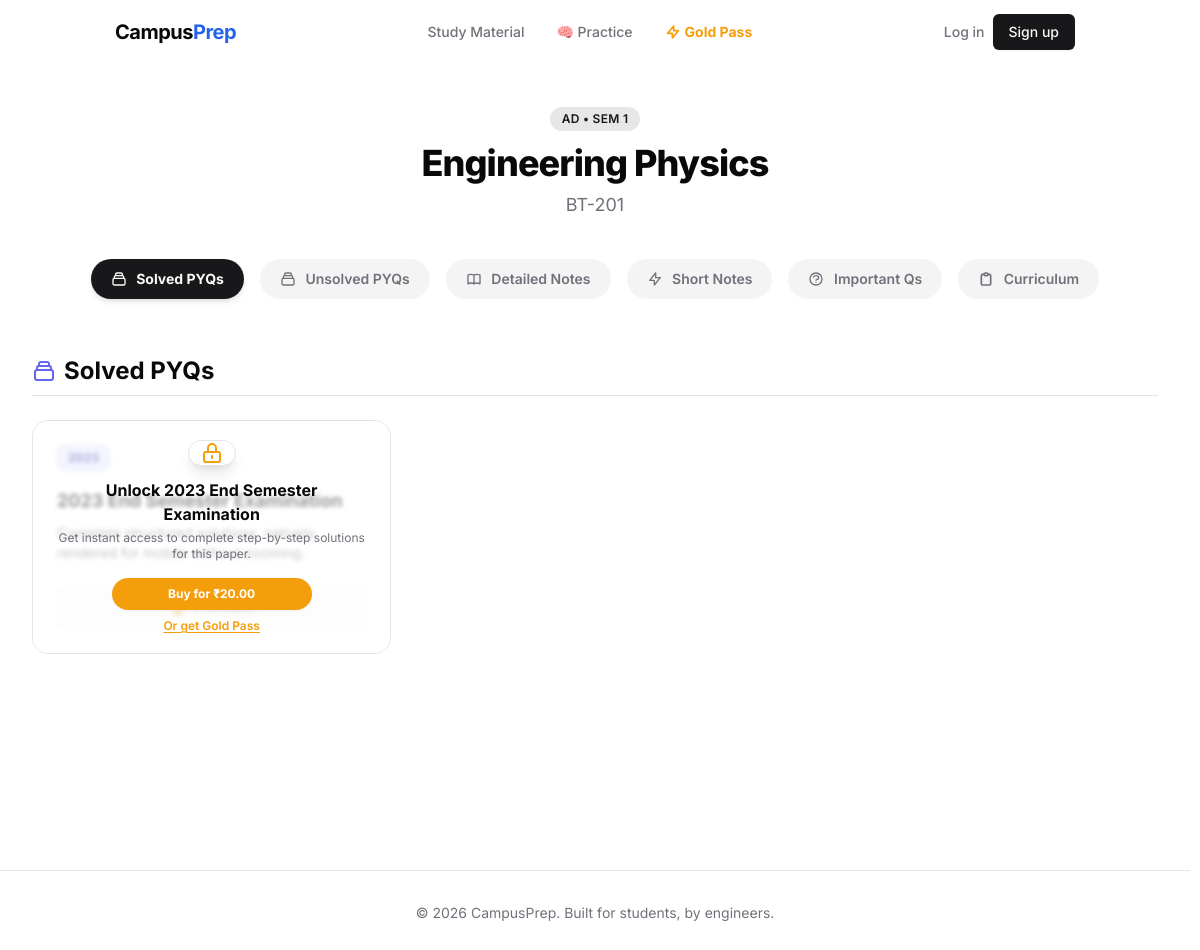
The page /subject/163/ on the database its author committed.
### apps/academics/models.py (models this page shows, shortened)
class Subject(models.Model):
    branch = models.ForeignKey(Branch, on_delete=models.CASCADE, related_name='subjects')
    semester = models.ForeignKey(Semester, on_delete=models.CASCADE, related_name='subjects')
    code = models.CharField(max_length=20, help_text="e.g., CS-402")
    name = models.CharField(max_length=200)
    description = models.TextField(blank=True)
    is_active = models.BooleanField(default=True)
    class Meta:
        unique_together = ('branch', 'semester', 'code')

class Branch(models.Model):
    name = models.CharField(max_length=100, unique=True, help_text="e.g., Computer Science & Engineering")
    code = models.CharField(max_length=20, unique=True, help_text="e.g., CSE")
    is_active = models.BooleanField(default=True)
    class Meta:
        verbose_name_plural = "Branches"

class Semester(models.Model):
    number = models.PositiveSmallIntegerField(unique=True, help_text="1 to 8")
    is_active = models.BooleanField(default=True)

### apps/content/models.py (models this page shows, shortened)
class ParsedDocument(models.Model):
    DOCUMENT_TYPES = (
        ('SYLLABUS', 'Official Syllabus'),
        ('PYQ', 'Solved Previous Year Question Paper'),
        ('UNSOLVED_PYQ', 'Unsolved PYQ Paper'),
        ('NOTES', 'Notes'),
        ('SHORT_NOTES', 'Quick Revision Short Notes'),
        ('IMPORTANT_Q', 'Important Questions'),
        ('FORMULA', 'Formula Sheet'),
        ('CRASH_COURSE', 'Video Crash Course Links'),
    )
    STATUS_CHOICES = (
        ('PENDING', 'Pending AI Parsing'),
        ('PROCESSING', 'Processing in Background'),
        ('COMPLETED', 'Successfully Parsed'),
        ('FAILED', 'Parsing Failed'),
    )
    subjects = models.ManyToManyField(Subject, related_name='parsed_documents', help_text="Select all branch/semester variants this document applies to. E.g. attach to AD's Physics, CSE's Physics, etc.")
    document_type = models.CharField(max_length=20, choices=DOCUMENT_TYPES)
    title = models.CharField(max_length=255, help_text="e.g., '2023 OS Main Exam'")
    year = models.PositiveSmallIntegerField(null=True, blank=True, help_text="For PYQs")
    system_prompt = models.TextField(
        default=default_system_prompt,
        help_text="The core instruction given to the AI. You can edit this directly per-document to steer the LLM."
    )
    source_file = models.FileField(upload_to='raw_docs/', null=True, blank=True, help_text="Upload raw PDF or Image for AI Parsing")
    source_text = models.TextField(null=True, blank=True, help_text="OR paste raw text manually here if you don't have a file.")
    parsing_status = models.CharField(max_length=20, choices=STATUS_CHOICES, default='PENDING', help_text="Current state of the AI Parser")
    parsing_completed_chunks = models.PositiveIntegerField(default=0, help_text="Number of chunks processed so far")
    parsing_total_chunks = models.PositiveIntegerField(default=0, help_text="Total number of chunks to process")
    recreation_completed_images = models.PositiveIntegerField(default=0, help_text="Number of images recreated so far")
    recreation_total_images = models.PositiveIntegerField(default=0, help_text="Total number of images to recreate")
    structured_data = models.JSONField(null=True, blank=True, help_text="Stores the exact LangChain parsed output. Auto-filled by AI.")
    is_published = models.BooleanField(default=False)
    RENDER_MODES = (
        ('NATIVE', 'Native AI Generated Render (JSON/Markdown)'),
        ('DIRECT_PDF', 'Direct PDF Render (Raw File Viewer)'),
    )
    render_mode = models.CharField(max_length=20, choices=RENDER_MODES, default='NATIVE', help_text="Choose how this document should be displayed to the user.")
    is_premium = models.BooleanField(default=False, help_text="Check if this content requires a premium subscription or one-time purchase.")
    price = models.DecimalField(max_digits=8, decimal_places=2, null=True, blank=True, help_text="Optional: Set a specific price to unlock just this document.")
    created_at = models.DateTimeField(auto_now_add=True)
    updated_at = models.DateTimeField(auto_now=True)

### apps/content/views.py (the view, shortened to what this page needs)
# urls.py: path('subject/<int:subject_id>/', views.subject_dashboard, name='subject_dashboard'),
def subject_dashboard(request, subject_id):
    subject = get_object_or_404(Subject, pk=subject_id)
    documents = ParsedDocument.objects.filter(subjects=subject, is_published=True).order_by('-year', '-created_at')
    has_gold_pass_general = False # Removed general flag, access is granular now
    unlocked_doc_ids = set()
    pyqs = [doc for doc in documents if doc.document_type == 'PYQ']
    unsolved_pyqs = [doc for doc in documents if doc.document_type == 'UNSOLVED_PYQ']
    notes = [doc for doc in documents if doc.document_type == 'NOTES']
    short_notes = [doc for doc in documents if doc.document_type == 'SHORT_NOTES']
    imp_qs = [doc for doc in documents if doc.document_type == 'IMPORTANT_Q']
    formulas = [doc for doc in documents if doc.document_type == 'FORMULA']
    syllabus = [doc for doc in documents if doc.document_type == 'SYLLABUS']
    crash_courses = [doc for doc in documents if doc.document_type == 'CRASH_COURSE']
    return render(request, 'content/subject_dashboard.html', {
        'subject': subject,
        'documents': documents,
        'pyqs': pyqs,
        'unsolved_pyqs': unsolved_pyqs,
        'notes': notes,
        'short_notes': short_notes,
        'imp_qs': imp_qs,
        'formulas': formulas,
        'syllabus': syllabus,
        'crash_courses': crash_courses,
        'has_gold_pass': False, # Deprecated, keeping key for backwards compat if needed temporarily
        'unlocked_doc_ids': unlocked_doc_ids
    })

### templates/content/subject_dashboard.html (shortened to what this page needs)
{% extends "base.html" %}
{% block content %}
<div class="max-w-7xl mx-auto py-10 px-4 sm:px-6 lg:px-8">
    <div class="mb-10 text-center">
        <span class="inline-block px-3 py-1 bg-primary/10 text-primary text-xs font-semibold rounded-full mb-3 tracking-wide">
            {{ subject.branch.code }} • SEM {{ subject.semester.number }}
        </span>
        <h1 class="text-4xl font-extrabold tracking-tight">{{ subject.name }}</h1>
        <p class="text-muted-foreground mt-2 text-lg">{{ subject.code }} {% if subject.description %}- {{ subject.description }}{% endif %}</p>
    </div>
    <div class="mb-10 w-full overflow-x-auto pb-4 scrollbar-hide">
        <div class="flex items-center justify-start md:justify-center space-x-2 md:space-x-4 min-w-max px-2">
            <button onclick="switchTab('tab-pyqs')" id="btn-pyqs" class="tab-btn active px-5 py-2.5 rounded-full text-sm font-bold bg-primary text-primary-foreground shadow-md transition-all whitespace-nowrap">
                Solved PYQs
            </button>
            <button onclick="switchTab('tab-unsolved-pyqs')" id="btn-unsolved-pyqs" class="tab-btn px-5 py-2.5 rounded-full text-sm font-semibold bg-muted text-muted-foreground hover:bg-muted/80 transition-all whitespace-nowrap">
                Unsolved PYQs
            </button>
            <button onclick="switchTab('tab-notes')" id="btn-notes" class="tab-btn px-5 py-2.5 rounded-full text-sm font-semibold bg-muted text-muted-foreground hover:bg-muted/80 transition-all whitespace-nowrap">
                Detailed Notes
            </button>
            <button onclick="switchTab('tab-short-notes')" id="btn-short-notes" class="tab-btn px-5 py-2.5 rounded-full text-sm font-semibold bg-muted text-muted-foreground hover:bg-muted/80 transition-all whitespace-nowrap">
                <svg class="w-4 h-4 inline-block mr-1.5 -mt-0.5" fill="none" viewBox="0 0 24 24" stroke="currentColor"><path stroke-linecap="round" stroke-linejoin="round" stroke-width="2" d="M13 10V3L4 14h7v7l9-11h-7z"></path></svg>
                Short Notes
            </button>
            <button onclick="switchTab('tab-imp-questions')" id="btn-imp-questions" class="tab-btn px-5 py-2.5 rounded-full text-sm font-semibold bg-muted text-muted-foreground hover:bg-muted/80 transition-all whitespace-nowrap">
                Important Qs
            </button>
            <button onclick="switchTab('tab-syllabus')" id="btn-syllabus" class="tab-btn px-5 py-2.5 rounded-full text-sm font-semibold bg-muted text-muted-foreground hover:bg-muted/80 transition-all whitespace-nowrap">
                <svg class="w-4 h-4 inline-block mr-1.5 -mt-0.5" fill="none" viewBox="0 0 24 24" stroke="currentColor"><path stroke-linecap="round" stroke-linejoin="round" stroke-width="2.5" d="M9 5H7a2 2 0 00-2 2v12a2 2 0 002 2h10a2 2 0 002-2V7a2 2 0 00-2-2h-2M9 5a2 2 0 002 2h2a2 2 0 002-2M9 5a2 2 0 012-2h2a2 2 0 012 2"></path></svg>
                Curriculum
            </button>
        </div>
    </div>
    <div class="relative min-h-[50vh]">
        <div id="tab-pyqs" class="tab-content animate-in fade-in slide-in-from-bottom-4 duration-300">
            <div class="flex items-center mb-6 border-b border-border pb-2">
                <h2 class="text-2xl font-bold">Solved PYQs</h2>
            </div>
            <div class="grid grid-cols-1 md:grid-cols-2 lg:grid-cols-3 gap-6">
                {% for doc in pyqs %}
                    <div class="group relative bg-card text-card-foreground rounded-2xl border border-border overflow-hidden transition-all duration-300 hover:shadow-lg hover:-translate-y-1 dark:hover:shadow-primary/5">
                        {% if doc.is_premium and doc.id not in unlocked_doc_ids %}
                        <div class="absolute inset-0 z-10 bg-background/60 backdrop-blur-[2px] flex flex-col items-center justify-center p-6 text-center">
                            <div class="w-12 h-12 bg-white dark:bg-zinc-800 rounded-full flex items-center justify-center shadow-lg border border-border mb-3">
                                <svg class="w-6 h-6 text-amber-500" fill="none" viewBox="0 0 24 24" stroke="currentColor"><path stroke-linecap="round" stroke-linejoin="round" stroke-width="2" d="M12 15v2m-6 4h12a2 2 0 002-2v-6a2 2 0 00-2-2H6a2 2 0 00-2 2v6a2 2 0 002 2zm10-10V7a4 4 0 00-8 0v4h8z"></path></svg>
                            </div>
                            <h4 class="font-bold text-foreground">Unlock {{ doc.title }}</h4>
                            <p class="text-xs text-muted-foreground mt-1 mb-4">Get instant access to complete step-by-step solutions for this paper.</p>
                            <a href="{% if doc.price %}{% url 'checkout_document' doc.id %}{% else %}#{% endif %}" class="bg-amber-500 hover:bg-amber-600 text-white text-xs font-bold py-2 px-4 rounded-full transition-colors shadow-sm mb-2 w-full max-w-[200px]">
                                {% if doc.price %}Buy for ₹{{ doc.price }}{% else %}Unlock Document{% endif %}
                            </a>
                            <a href="{% url 'checkout_gold_pass' %}?branch={{ subject.branch.id }}&semester={{ subject.semester.id }}" class="text-xs text-amber-500 hover:text-amber-600 font-semibold underline underline-offset-2">
                                Or get Gold Pass
                            </a>
                        </div>
                        {% endif %}
                        <div class="p-6">
                            <div class="flex justify-between items-start mb-4">
                                <span class="px-2.5 py-1 bg-indigo-100 text-indigo-800 dark:bg-indigo-900/30 dark:text-indigo-400 text-xs font-bold rounded-lg border border-indigo-200 dark:border-indigo-800">
                                    {{ doc.year|default:"General" }}
                                </span>
                            </div>
                            <h3 class="text-lg font-bold mb-2">{{ doc.title }}</h3>
                            <p class="text-sm text-muted-foreground mb-6 line-clamp-2">Complete structured solutions, natively rendered for mobile without zooming.</p>
                            {% if not doc.is_premium or doc.id in unlocked_doc_ids %}
                            <a href="{% url 'read_document' doc.id %}" class="block w-full text-center bg-primary text-primary-foreground hover:bg-primary/90 rounded-lg text-sm font-semibold py-2.5 transition-colors">
                                Read Now
                            </a>
                            {% else %}
                            <div class="w-full text-center bg-muted text-muted-foreground rounded-lg text-sm font-semibold py-2.5 opacity-50 cursor-not-allowed border border-border">
                                <span class="text-amber-500 mr-1">🔒</span> Premium
                            </div>
                            {% endif %}
                        </div>
                    </div>
                {% empty %}
                    <div class="col-span-full text-center py-10 bg-muted/20 border border-dashed border-border rounded-2xl">
                        <p class="text-muted-foreground">No recent PYQs available yet.</p>
                    </div>
                {% endfor %}
            </div>
        </div>
    </div>
</div>
{% endblock %}

### templates/base.html (style rules this page uses)
* { scrollbar-width: thin; scrollbar-color: hsl(var(--muted-foreground) / 0.2) transparent; }

### rows shown on the page
Subject: branch.code "AD", semester.number "1", name "Engineering Physics", code "BT-201"
ParsedDocument: title "2023 End Semester Examination", price "20.00", year "2023"
